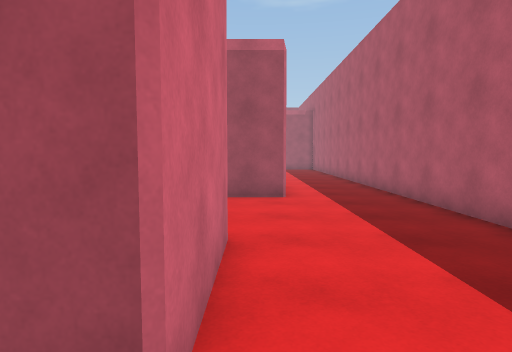
View 1 (above)

24 first-person views from a walk through a scene from a Unity 3-D project. The camera is 1.4 m above the floor, tilts 4° down and sees 75° across. The floor is counted in squares, 1 m on a side. Each view is taken from the middle of a square. On the plan, view 1 faces up. The plan holds only what a view shows up to about 15 squares ahead; the rest is blank. The player is left out. Surface patterns are stand-ins for the level's own textures.

View 2
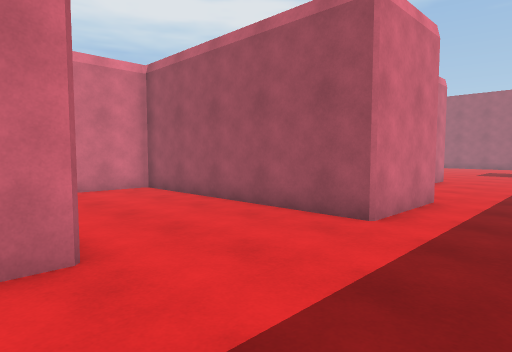

View 3
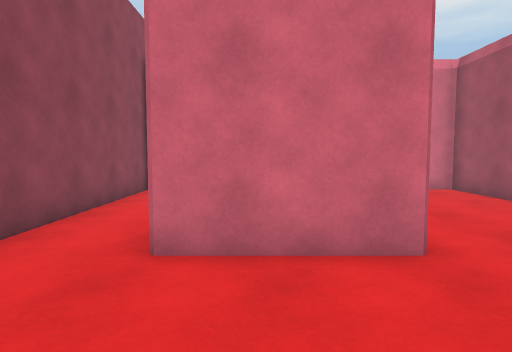

View 4
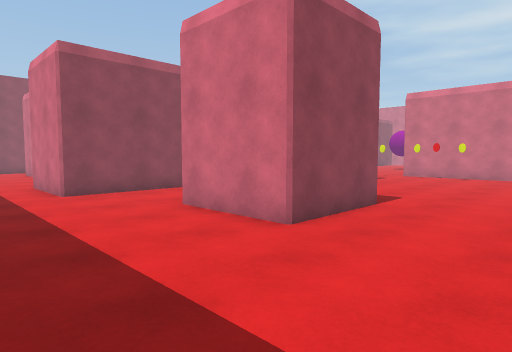

View 5
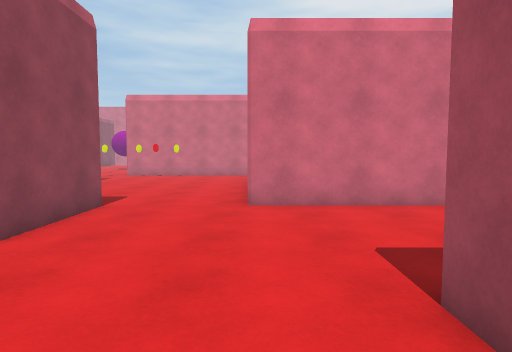

View 6
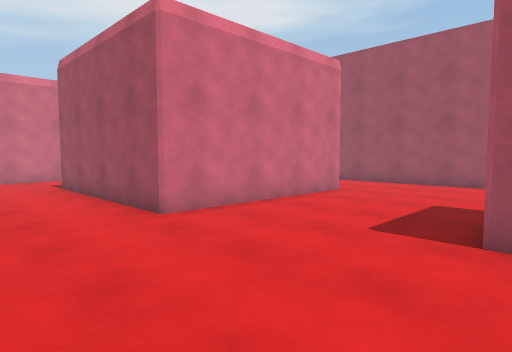

View 7
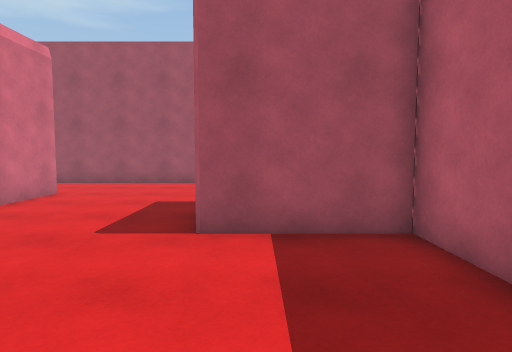

View 8
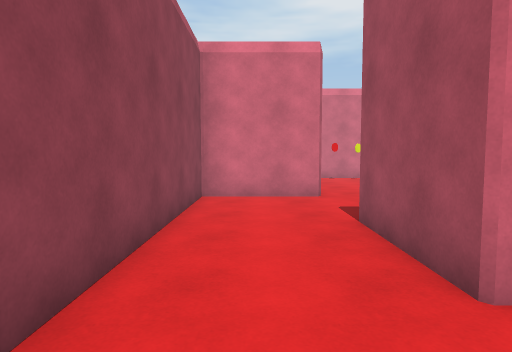

View 9
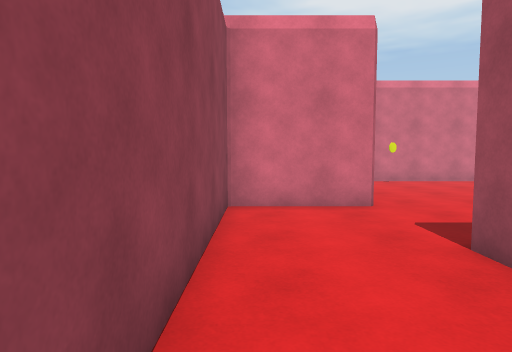

View 10
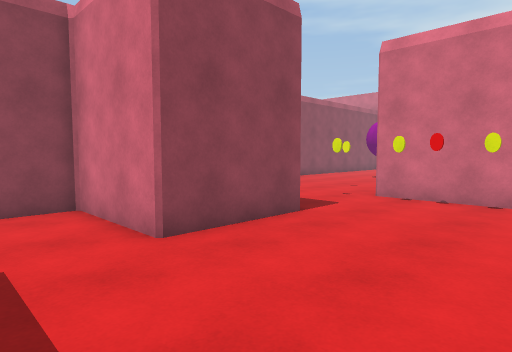

View 11
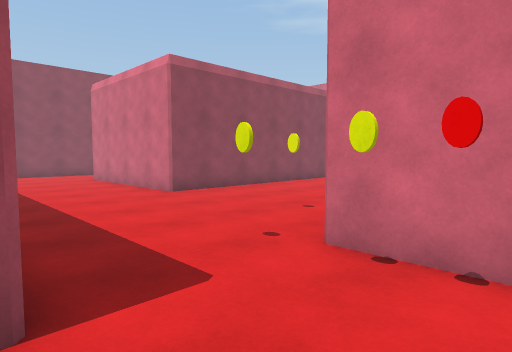

View 12
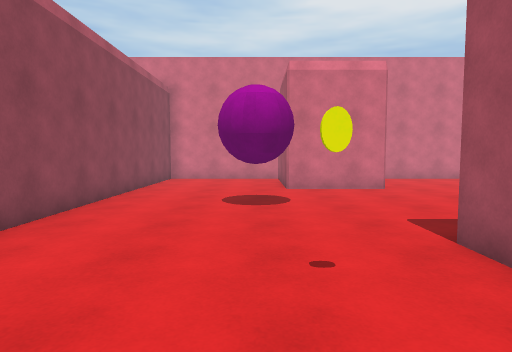

View 13
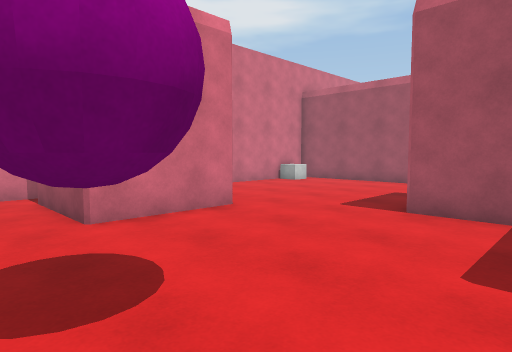

View 14
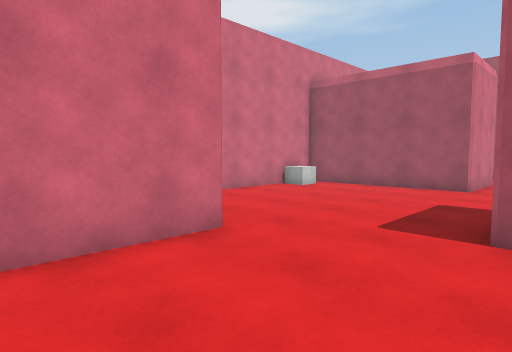

View 15
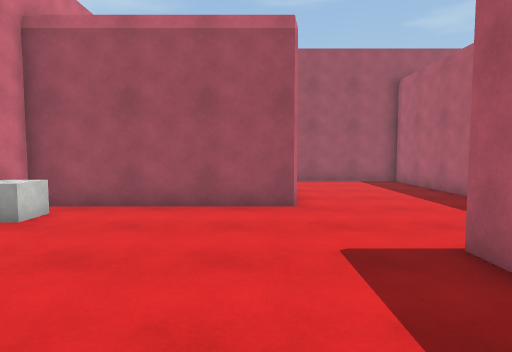

View 16
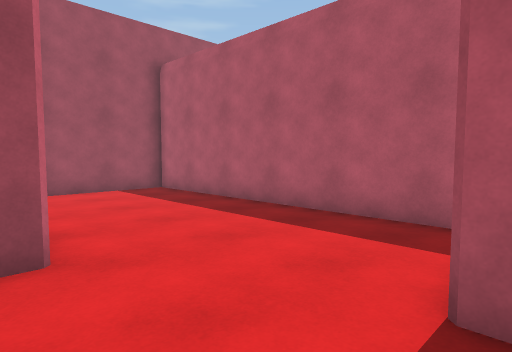

View 17
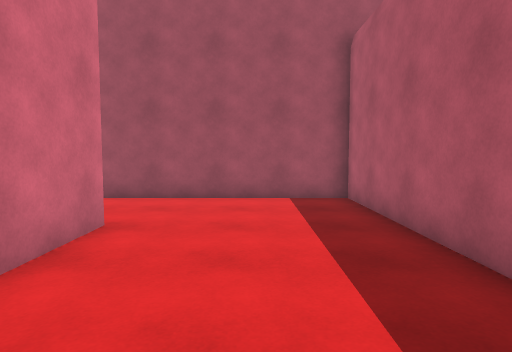

View 18
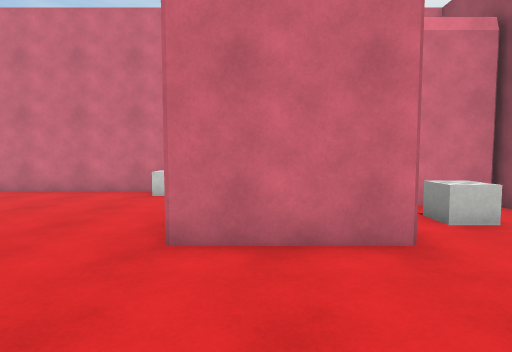

View 19
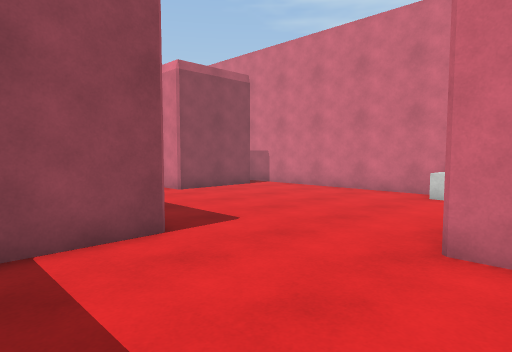

View 20
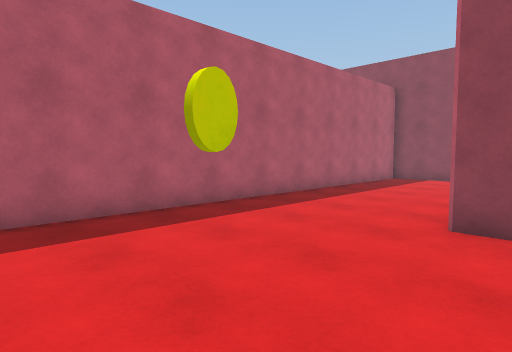

View 21
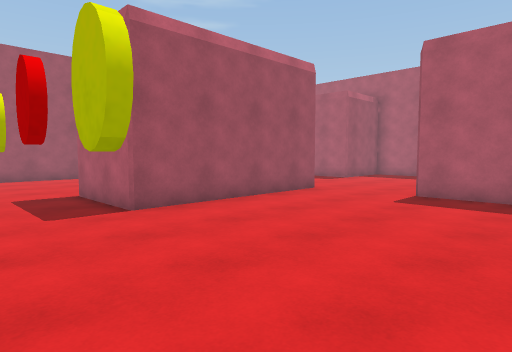

View 22
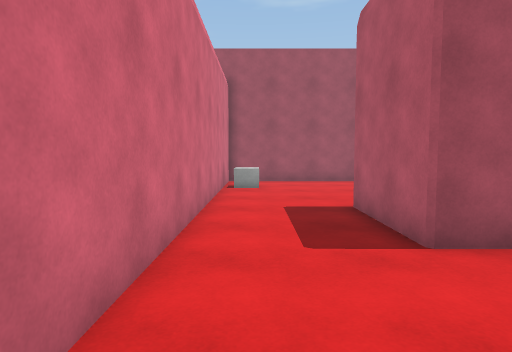

View 23
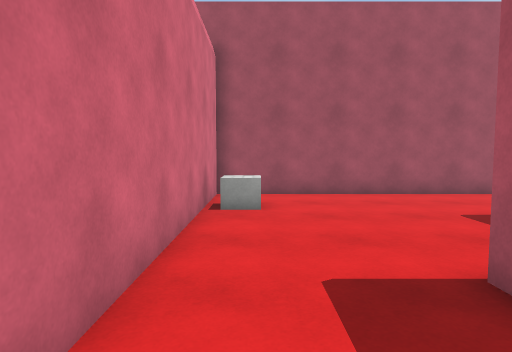

View 24
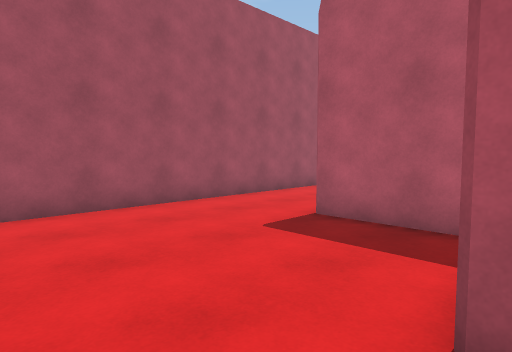

### Floor plan
Points are (right, up) in squares from view 1. A wall is a line through its corners. A room is listed if a view was taken in it or the views show most of it. See-through windows are left out.
Room 1 (views 1, 2, 3, 4, 5, 6, 7, 8, 9, 10, 11, 12, 13, 14, 20, 21, 22, 23, 24)
walls: (-12.5, 18.1) (-8.7, 18.1) (-8.7, 14.3) (0.9, 14.3) (0.9, 10.4) (-8.7, 10.4) (-8.7, 7.8); (-4.8, 19.4) (-4.8, 21.9) (-1, 21.9) (-1, 18.1) (-4.8, 18.1); (-18.9, 18.1) (-20.1, 18.1); (-22, 22) (-24, 22); (-8.6, 30.5) (-8.6, 33.4); (-16.3, 33.5) (-16.3, 18.1); (-4.8, 33.4) (-4.8, 25.8) (-12.5, 25.8) (-12.5, 29.6); (-12.5, 3.1) (-12.5, 16.1); (-27.8, 20) (-27.8, 16.2) (-31.5, 16.2); (4.7, 25.5) (4.7, 27.7) (1, 27.7); (-0.5, 5.4) (-0.5, 1.5) (-1.2, 1.5); (-9, -1.2) (-1.4, -1.2); (4.7, 6) (4.7, 15); (-30.1, 10.4) (-18.3, 10.4) (-18.3, 6); (-0.8, 37.4) (-16.3, 37.4) (-16.3, 35.4)
low walls: (-32.9, 16.5) (-32.9, 15.5)
ways out: opening at (-26, 20.3) to room 2
objects: other object (-24, 14) to (-23, 16); cube (-16, 34) to (-15, 35)
Room 2 (views 15, 16, 17, 18, 19)
walls: (-25.9, 33.4) (-25.9, 29.6) (-32.9, 29.6) (-32.9, 21.6); (-24, 24.8) (-24, 25.8) (-21.6, 25.8); (-20.2, 26.6) (-20.2, 37.4) (-27.9, 37.4); (-29.8, 37.2) (-29.8, 35.2); (-31.4, 20) (-27.8, 20)
ways out: opening at (-26, 20.3) to room 1
objects: cube (-32, 28) to (-32, 29); cube (-28, 35) to (-28, 36)

Where each view was taken, in squares from view 1:
view 1: 0 up, 0 right, facing up
view 2: 4 up, 4 right, facing up-left
view 3: 3 up, 4 right, facing left
view 4: 26 up, 4 right, facing down-left
view 5: 26 up, 4 right, facing left
view 6: 22 up, 2 right, facing up-left
view 7: 22 up, 2 right, facing up
view 8: 16 up, 2 right, facing left
view 9: 15 up, 0 right, facing left
view 10: 23 up, 6 left, facing down-left
view 11: 21 up, 12 left, facing down-left
view 12: 15 up, 15 left, facing left
view 13: 14 up, 21 left, facing up-left
view 14: 16 up, 23 left, facing up-left
view 15: 21 up, 27 left, facing up
view 16: 25 up, 27 left, facing up-right
view 17: 27 up, 23 left, facing up
view 18: 31 up, 21 left, facing left
view 19: 31 up, 21 left, facing down-left
view 20: 17 up, 20 left, facing down-right
view 21: 18 up, 16 left, facing up-right
view 22: 21 up, 15 left, facing up
view 23: 26 up, 15 left, facing up
view 24: 29 up, 15 left, facing up-right
